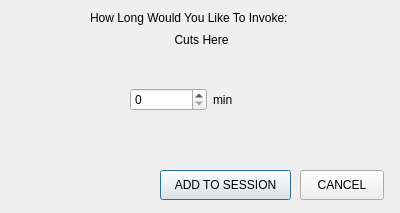
<?xml version="1.0" encoding="UTF-8"?>
<ui version="4.0">
 <class>custominvocationcutdurationdialog</class>
 <widget class="QDialog" name="custominvocationcutdurationdialog">
  <property name="geometry">
   <rect>
    <x>0</x>
    <y>0</y>
    <width>400</width>
    <height>213</height>
   </rect>
  </property>
  <property name="windowTitle">
   <string>Dialog</string>
  </property>
  <widget class="QLabel" name="custominvocationtopLabel">
   <property name="geometry">
    <rect>
     <x>90</x>
     <y>10</y>
     <width>221</width>
     <height>16</height>
    </rect>
   </property>
   <property name="text">
    <string>How Long Would You Like To Invoke:</string>
   </property>
  </widget>
  <widget class="QLabel" name="custominvocationcutsLabel">
   <property name="geometry">
    <rect>
     <x>11</x>
     <y>30</y>
     <width>381</width>
     <height>20</height>
    </rect>
   </property>
   <property name="text">
    <string>Cuts Here</string>
   </property>
   <property name="alignment">
    <set>Qt::AlignCenter</set>
   </property>
  </widget>
  <widget class="QWidget" name="horizontalLayoutWidget">
   <property name="geometry">
    <rect>
     <x>130</x>
     <y>60</y>
     <width>160</width>
     <height>80</height>
    </rect>
   </property>
   <layout class="QHBoxLayout" name="custominvocationLayout">
    <item>
     <widget class="QSpinBox" name="custominvocationValue"/>
    </item>
    <item>
     <widget class="QLabel" name="custominvocationminLabel">
      <property name="text">
       <string>min</string>
      </property>
     </widget>
    </item>
   </layout>
  </widget>
  <widget class="QPushButton" name="custominvocationaddButton">
   <property name="geometry">
    <rect>
     <x>160</x>
     <y>170</y>
     <width>131</width>
     <height>30</height>
    </rect>
   </property>
   <property name="text">
    <string>ADD TO SESSION</string>
   </property>
  </widget>
  <widget class="QPushButton" name="custominvocationcancelButton">
   <property name="geometry">
    <rect>
     <x>300</x>
     <y>170</y>
     <width>84</width>
     <height>30</height>
    </rect>
   </property>
   <property name="text">
    <string>CANCEL</string>
   </property>
  </widget>
 </widget>
 <resources/>
 <connections/>
</ui>
